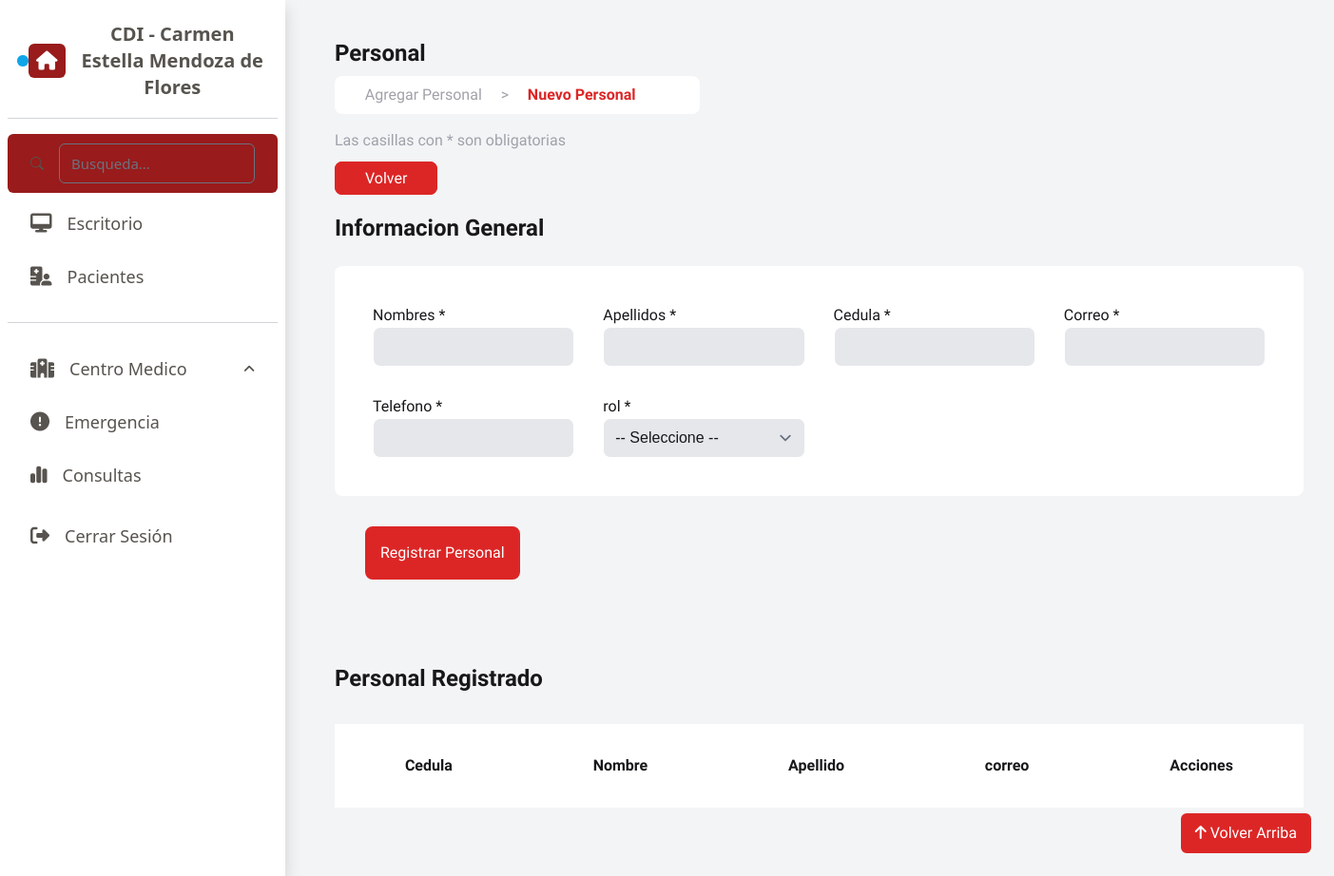
/vista/personal.php, run on an earlier commit of the app's database.
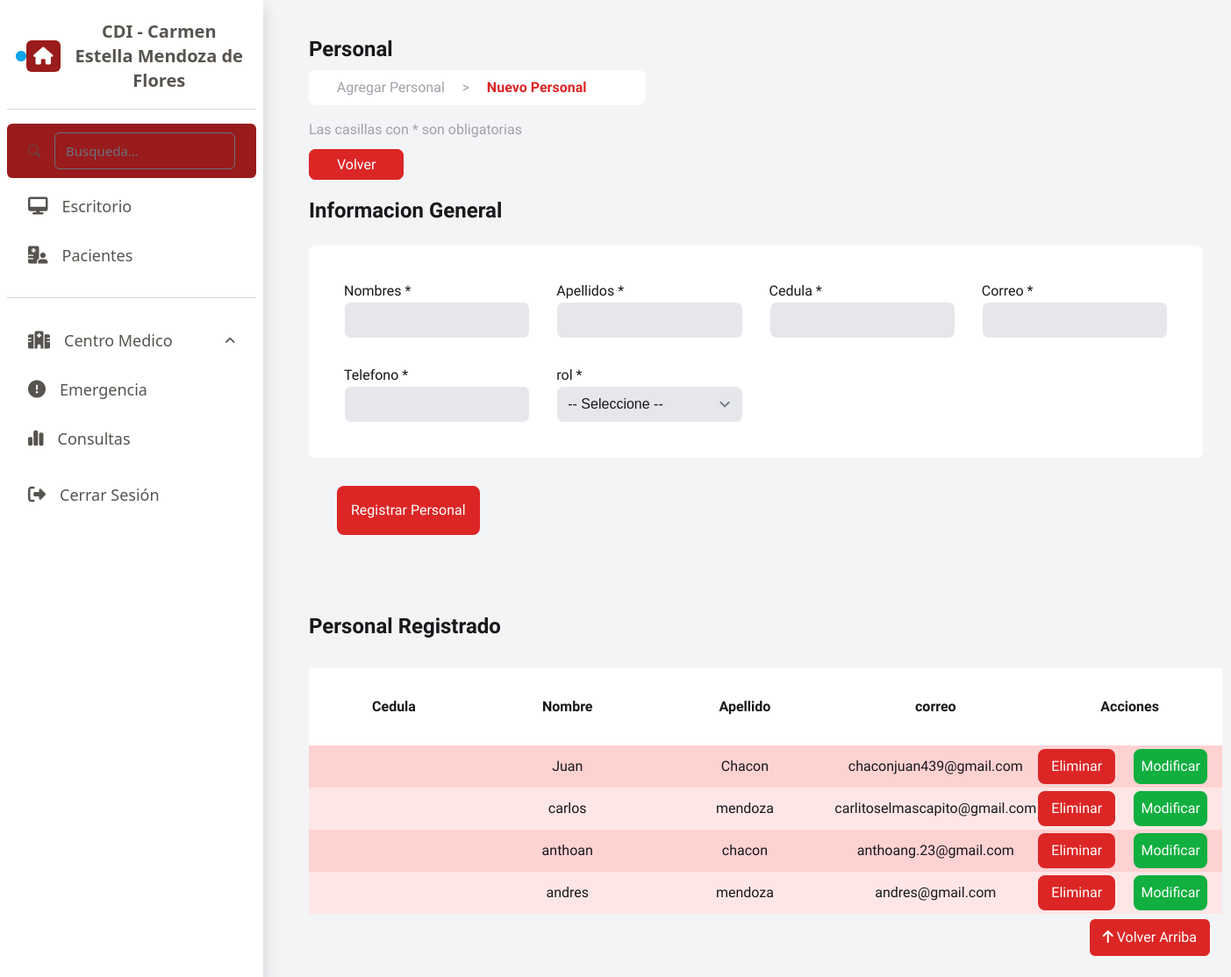
And on a later commit of the database.
### tables this page shows
CREATE TABLE `personal` (
  `cedula` int NOT NULL,
  `nombre` varchar(45) DEFAULT NULL,
  `apellido` varchar(45) DEFAULT NULL,
  `correo` varchar(45) DEFAULT NULL,
  `telefono` int DEFAULT NULL,
  `rol` varchar(45) DEFAULT NULL,
  PRIMARY KEY (`cedula`)
);

### vista/personal.php (the view, shortened to what this page needs)
<?php
    $db = conectarBD();
    $query = "SELECT * FROM personal";
    $resultadoConsulta = mysqli_query($db, $query);
    $cedulap = '';
    $nombre = '';
    $apellido = '';
    $correo = '';
    $telefono = '';
    require 'comunes/librerias.php';
    require 'comunes/head.php';
?>
<body class="form-personal bg-gray-100" style="margin: 2rem 2rem 0 22rem;">
    <section class="contenedor text-zinc-900">
        <h1 class="text-2xl py-2">Personal</h1>
        <p class="text-zinc-400 bg-white border-8 rounded-lg border-white w-96">&nbsp; &nbsp; &nbsp; Agregar Personal &nbsp; &nbsp; > &nbsp; &nbsp;<span class="text-red-600 font-bold">   Nuevo Personal</span></p>
        <p class="text-zinc-400 py-2 my-2">Las casillas con * son obligatorias</p>
        <a href="?pagina=inicio" class="boton px-4 cursor-pointer" style="margin-top: 200px;">Volver</a>
        <h1 class="text-2xl py-4">Informacion General</h1>
        <form action="?pagina=personal" method="POST"  enctype="multipart/form-data">
            <fieldset class="formulario bg-white p-10 rounded-lg">
                <div>
                    <label for="">Nombres *</label>
                    <br>
                    <input type="text" class="bg-gray-200 rounded-lg border-white" name="nombre" id="nombre" value="<?php $nombre ?>">
                </div>
                <div>
                    <label for="">Apellidos *</label>
                    <br>
                    <input type="text" class="bg-gray-200 rounded-lg border-white" name="apellido" id="apellido" value="<?php $apellido ?>">
                </div>
                <div>
                    <label for="">Cedula *</label>
                    <br>
                    <input type="number" class="bg-gray-200 rounded-lg border-white" name="cedulap" id="cedulap" value="<?php $cedulap ?>">
                </div>
                <div>
                    <label for="">Correo *</label>
                    <br>
                    <input type="text" class="bg-gray-200 rounded-lg border-white" name="correo" id="correo" value="<?php $correo ?>">
                </div>
                <div>
                    <label for="">Telefono *</label>
                    <br>
                    <input type="tel" class="bg-gray-200 rounded-lg border-white" name="telefono" id="telefono" value="<?php $telefono ?>">
                </div>
                <div>
                    <label for="">rol *</label>
                    <br>
                    <select name="rol" id="rol" class="bg-gray-200 rounded-lg border-white" style="font-family: 'Arial';">
                        <option value="">-- Seleccione --</option>
                    </select>
                </div>
            </fieldset>
            <button type="submit" class="boton btn btn-primary m-8 p-2" data-bs-toggle="modal" data-bs-target="#staticBackdrop">
                Registrar Personal
            </button>
        </form>
        <div class="fixed-bottom d-flex justify-content-end m-4" id="scroll-to-top">
            <a href="#top" class="btn btn-primary" style="background-color: rgb(220 38 38); border: solid rgb(220 38 38);">
                <i class="fas fa-arrow-up"></i>
                <span>Volver Arriba</span>
            </a>
        </div>
    </section>
    <section class="contenedor text-zinc-900" style="padding: 2rem 0 4rem 0;">
        <h1 class="text-2xl py-6">Personal Registrado</h1>
        <table class="my-2 w-full">
            <thead>
                <tr>
                    <th>Cedula</th>
                    <th>Nombre</th>
                    <th>Apellido</th>
                    <th>correo</th>
                    <th>Acciones</th>
                </tr>
            </thead>
            <tbody>
                <?php while($personal = mysqli_fetch_assoc($resultadoConsulta)): ?>
                <tr>
                    <td class="py-4"> <?php echo $personal['cedulap']; ?> </td>
                    <td> <?php echo $personal['nombre']; ?> </td>
                    <td> <?php echo $personal['apellido']; ?></td>
                    <td> <?php echo $personal['correo']; ?></td>
                    <td>
                        <form action="" method="POST" class="" style="display: flex; justify-content: space-between;">
                            <input type="submit" class="" value="Eliminar" style=" background-color: rgb(220 38 38);
                            border-radius: 0.5rem; border: 0.5rem solid rgb(220 38 38); color: white; width: 5.5rem;">
                            <a href="?pagina=modificarpersonal&cedula=<?php echo $personal['cedulap']; ?>" style="font-family: 'Sora'; background-color: rgb(16, 175, 63);
                            border-radius: 0.5rem; border: 0.5rem solid rgb(16, 175, 63); color: white; margin: 0rem 1rem;">Modificar</a>
                        </form>
                    </td>
                </tr>
                <?php endwhile; ?>
            </tbody>
        </table>
    </section>
</body>

### comunes/librerias.php (shortened to what this page needs)
<!DOCTYPE html>
<html lang="en">
<head>
    <script src="https://cdn.tailwindcss.com?plugins=forms,typography,aspect-ratio,line-clamp,container-queries"></script>
    <link href="https://cdn.jsdelivr.net/npm/bootstrap@5.3.3/dist/css/bootstrap.min.css" rel="stylesheet">
    <link rel="stylesheet" href="https://cdnjs.cloudflare.com/ajax/libs/font-awesome/6.5.2/css/all.min.css" />
    <link rel="stylesheet" href="css/style.css">
    <link rel="stylesheet" href="https://cdn.jsdelivr.net/npm/bootstrap-icons@1.7.2/font/bootstrap-icons.css">
</head>

### comunes/head.php (shortened to what this page needs)
<header>
        <span class="absolute text-white text-4xl top-5 left-4 cursor-pointer" onclick="Openbar()">
        </span>
        <div class="sidebar fixed top-0 bottom-0 lg:left-0 left-[-300px] duration-1000
            p-2 w-[300px] overflow-y-auto text-center bg-white shadow h-screen">
            <div class="text-stone-600 text-xl">
            <div class="p-2.5 mt-1 flex items-center rounded-md ">
                <span class="relative flex h-3 w-3">
                    <span class="relative inline-flex rounded-full h-3 w-3 bg-sky-500"></span>
                </span>
                <a href="?pagina=inicio"><i class="fa-solid fa-house px-2 py-2 bg-red-800 rounded-md text-white hover:text-white"></i></a>
                <a href="?pagina=inicio" class="text-[15px]  ml-3 text-xl text-stone-600 font-bold cursor-pointer text-stone-500 hover:text-stone-800">CDI - Carmen Estella Mendoza de Flores</a>
            </div>
            <hr class="my-2 text-gray-600">
            <div>
                <div class="p-2.5 mt-3 flex items-center rounded-md px-4 duration-300 cursor-pointer bg-red-800">
                <i class="bi bi-search text-sm hover:text-white"></i>
                <input class="text-[15px] ml-4 w-full bg-transparent focus:outline-none rounded-md" placeholder="Busqueda..." />
                </div>
                <div class="p-2.5 mt-2 flex items-center rounded-md px-4 duration-300 cursor-pointer hover:bg-red-800 hover:text-white text-stone-600">
                    <i class="fa-solid fa-desktop hover:text-white"></i>
                    <a href="?pagina=inicio"><span class="text-[15px] ml-4 text-lg hover:text-white">Escritorio</span></a>
                </div>
                <div class="p-2.5 mt-2 flex items-center rounded-md px-4 duration-300 cursor-pointer hover:bg-red-800 hover:text-white text-stone-600">
                    <i class="fa-solid fa-hospital-user"></i>
                <a href="?pagina=pacientes"><span class="text-[15px] ml-4 text-lg hover:text-white">Pacientes</span></a>
                </div>
                <hr class="my-4 text-gray-600">
                <div class="p-2.5 mt-2 flex items-center rounded-md px-4 duration-300 cursor-pointer hover:bg-red-800 hover:text-white">
                    <i class="fa-solid fa-hospital"></i>
                <div class="flex justify-between w-full items-center hover:text-white text-stone-600" onclick="dropDown1()">
                    <span class="text-[15px] ml-4 text-lg">Centro Medico</span>
                    <span class="text-sm rotate-180" id="arrow1">
                        <i class="fa-solid fa-angle-down"></i>
                    </span>
                </div>
                </div>
                <div class="p-2.5 mt-2 flex items-center rounded-md px-4 duration-300 cursor-pointer hover:text-white hover:bg-red-800 text-stone-600">
                    <i class="fa-solid fa-circle-exclamation hover:text-white"></i>
                    <a href="?pagina=emergencias" ><span class="text-[15px] ml-4 text-lg hover:text-white">Emergencia</span></a>
                </div>
                <div class="p-2.5 mt-2 flex items-center rounded-md px-4 duration-10000 cursor-pointer hover:text-white hover:bg-red-800 text-stone-600">
                    <i class="fa-solid fa-chart-simple hover:text-white"></i>
                    <div class="flex justify-between w-full items-center hover:text-white">
                        <a href="?pagina=consultasm"><span class="text-[15px] ml-4 hover:text-white text-lg">Consultas</span></a>
                    </div>
                </div>
                <div class="p-2.5 mt-3 flex items-center rounded-md px-4 duration-300 cursor-pointer hover:bg-red-800 hover:text-white text-stone-600">
                    <i class="fa-solid fa-right-from-bracket"></i>
                    <span class="text-[15px] ml-4 text-lg">Cerrar Sesión</span>
                </div>
                </div>
            </div>
        </div>
    </header>

### css/style.css (style rules this page uses)
.boton { font-family: 'Sora'; background-color: rgb(220 38 38); border-radius: 0.5rem; border: 0.5rem solid rgb(220 38 38); color: white; }
.contenedor { font-family: 'Sora'; }
.contenedor h1 { font-weight: 900; }
.formulario { display: grid; grid-template-columns: repeat(4, 1fr); gap: 30px; }
input, select { width: 100%; }
tr { text-align: center; }
th { padding: 2rem 4.5rem; background-color: rgb(255, 255, 255); }
table tbody tr:nth-child(even) { background-color: rgb(255, 230, 230); text-align: center; }
table tbody tr:nth-child(odd) { background-color: rgb(255, 210, 210); text-align: center; }

What changed in the data, as far as the page shows it:
added personal: nombre "Juan", apellido "Chacon", correo "chaconjuan439@gmail.com"
added personal: nombre "carlos", apellido "mendoza", correo "carlitoselmascapito@gmail.com"
added personal: nombre "anthoan", apellido "chacon", correo "anthoang.23@gmail.com"
added personal: nombre "andres", apellido "mendoza", correo "andres@gmail.com"
